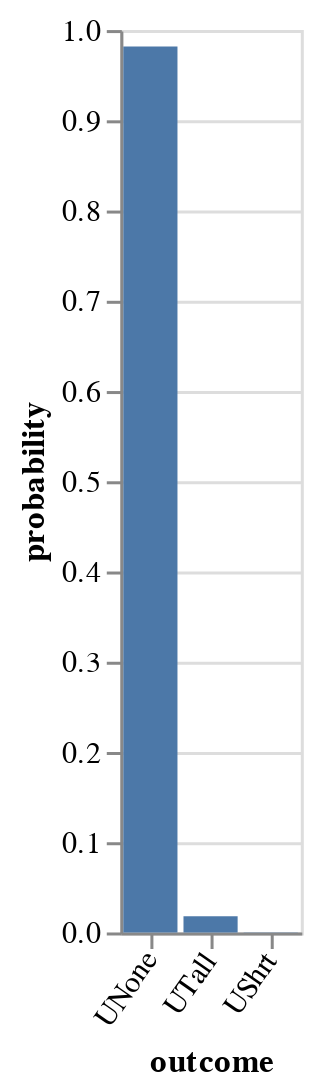

This figure's notebook cell:
### Code cell
vlShow . barFromDist <$> enumD utterancePrior1

### Figure 1 — Vega-Lite specification as saved in the notebook (floating-point values rounded to 4 significant figures)
{"$schema": "https://vega.github.io/schema/vega-lite/v3.json", "data": {"values": [{"outcome": "UNone", "probability": 0.9817}, {"outcome": "UTall", "probability": 0.01798}, {"outcome": "UShrt", "probability": 0.0003293}]}, "description": "", "encoding": {"x": {"axis": {"labelAngle": -55}, "field": "outcome", "scale": {"rangeStep": 30}, "sort": null, "type": "ordinal"}, "y": {"field": "probability", "type": "quantitative"}}, "mark": "bar"}
